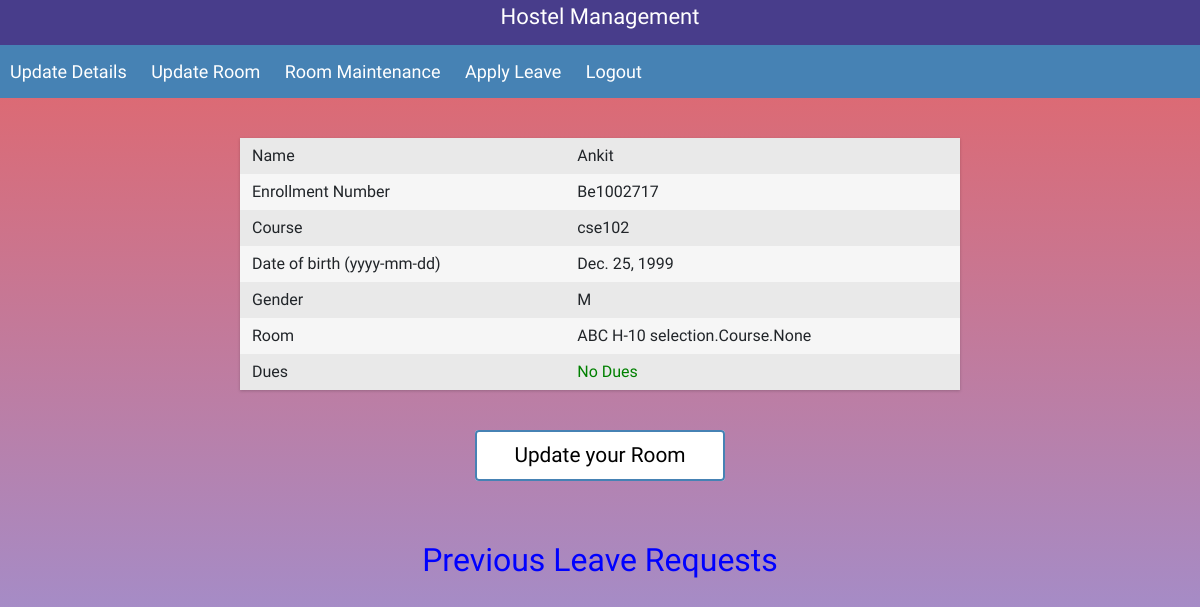
/student_profile/ (signed in), run on an earlier commit of the app's database.
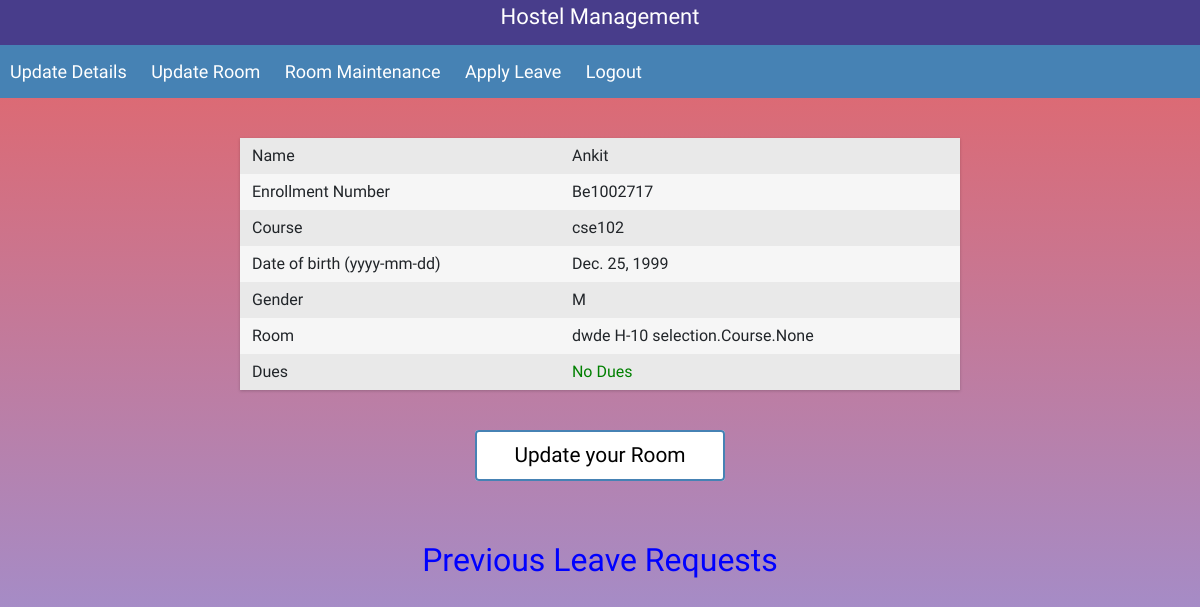
And on a later commit of the database.
### selection/models.py (models this page shows, shortened)
class Student(models.Model):
    user = models.OneToOneField(
        User,
        default=None,
        null=True,
        on_delete=models.CASCADE)
    gender_choices = [('N','None'),('M', 'Male'), ('F', 'Female')]
    student_name = models.CharField(max_length=200, null=True)
    father_name = models.CharField(max_length=200, null=True)
    enrollment_no = models.CharField(max_length=10, unique=True, null=True)
    course = models.ForeignKey(
        'Course',
        null=True,
        default=None,
        on_delete=models.CASCADE)
    dob = models.DateField(
        max_length=10,
        help_text="format : YYYY-MM-DD",
        null=True)
    gender = models.CharField(
        choices=gender_choices,
        max_length=1,
        default='N',null=True)
    room = models.OneToOneField(
        'Room',
        blank=True,
        on_delete= models.SET_NULL,
        null=True)
    room_allotted = models.BooleanField(default=False)
    no_dues = models.BooleanField(default=True)

class Room(models.Model):
    room_choice = [('S', 'Single Occupancy'), ('D', 'Double Occupancy'), ('P', 'Reserved for Research Scholars'),('B', 'Both Single and Double Occupancy')]
    no = models.CharField(max_length=5)
    name = models.CharField(max_length=10)
    room_type = models.CharField(choices=room_choice, max_length=1, default=None)
    vacant = models.BooleanField(default=False)
    hostel = models.ForeignKey('Hostel', on_delete=models.CASCADE)
    repair = models.CharField(max_length=100, blank=True)
    def __str__(self):
        return '%s %s' %(self.name, self.hostel)

class Hostel(models.Model):
    name = models.CharField(max_length=5)
    gender_choices = [('M', 'Male'), ('F', 'Female')]
    gender = models.CharField(
        choices=gender_choices,
        max_length=1,
        default=None,
        null=True)
    course = models.ManyToManyField('Course', default=None, blank=True)
    caretaker = models.CharField(max_length=100, blank=True)
    def __str__(self):
        return '%s %s' %(self.name, self.course)

class Course(models.Model):
    code = models.CharField(max_length=100, default=None)
    room_choice = [('S', 'Single Occupancy'), ('D', 'Double Occupancy'), ('P', 'Reserved for Research Scholars'), ('B', 'Both Single and Double Occupancy')]
    room_type = models.CharField(choices=room_choice, max_length=1, default='D')

### selection/views.py (the view)
# urls.py: path('student_profile/', views.student_profile, name='student_profile'),
def student_profile(request):
    user = request.user
    if user is not None:
        if user.is_warden:
            return HttpResponse('Invalid Login')
        if user.is_active:
            login(request, user)
            student = request.user.student
            leaves = Leave.objects.filter(student=request.user.student)
            return render(request, 'profile.html', {'student': student, 'leaves': leaves})
        else:
            return HttpResponse('Disabled account')
    else:
        return HttpResponse('Invalid Login')

### selection/templates/profile.html (shortened to what this page needs)
{% extends 'base.html' %}
{% block content %}
    <div class="wrapper">
        <div class="table">
            <div class="row">
                <div class="cell">
                    Name
                </div>
                <div class="cell">
                    {{ student.student_name }}
                </div>
            </div>
            <div class="row">
                <div class="cell">
                    Enrollment Number
                </div>
                <div class="cell">
                    {{ student.enrollment_no }}
                </div>
            </div>
            <div class="row">
                <div class="cell">
                    Course
                </div>
                <div class="cell">
                    {{ student.course.code }}
                </div>
            </div>
            <div class="row">
                <div class="cell">
                    Date of birth (yyyy-mm-dd)
                </div>
                <div class="cell">
                    {{ student.dob }}
                </div>
            </div>
            <div class="row">
                <div class="cell">
                    Gender
                </div>
                <div class="cell">
                    {{ student.gender }}
                </div>
            </div>
            <div class="row">
                <div class="cell">
                    Room
                </div>
                <div class="cell">
                    {% if student.room_allotted %} {{ student.room }}
                    {% else %} Not Allotted
                    {% endif %}
                </div>
            </div>
            <div class="row">
                <div class="cell">
                    Dues
                </div>
                <div class="cell">
                    {% if student.no_dues %} <div style="color: green">No Dues</div>
                    {% else %} <div style="color: red">Unpaid Dues</div>
                    {% endif %}
                </div>
            </div>
        </div>
        {% if student.room_allotted %}
            <a class="button-custom" href="{% url 'select' %}">
           Update your Room
        </a>
        {% else %}
        <a class="button-custom" href="{% url 'select' %}">
            Select a Room
        </a>
        {% endif %}
    </div>
    <h2 style = "text-align: center; color: blue ;" > Previous Leave Requests</h2>
{% endblock content %}
{% block more_links %}
    <a href="{% url 'edit' %}">
            Update Details
        </a>
         {% if student.room_allotted %}
        <a href="{% url 'select' %}">
            Update Room
        </a>
        {% else %}
        <a href="{% url 'select' %}">
            Select a Room
        </a>
        {% endif %}
        <a href="{% url 'repair' %}">
            Room Maintenance
        </a>
        <a href="{% url 'leave_status' %}">
            Apply Leave
        </a>
        <a href="{% url 'logout' %}">
            Logout
        </a>
{% endblock more_links %}

What changed in the data, as far as the page shows it:
changed Student "Ankit": room "ABC H-10 selection.Course.None" → "dwde H-10 selection.Course.None"
